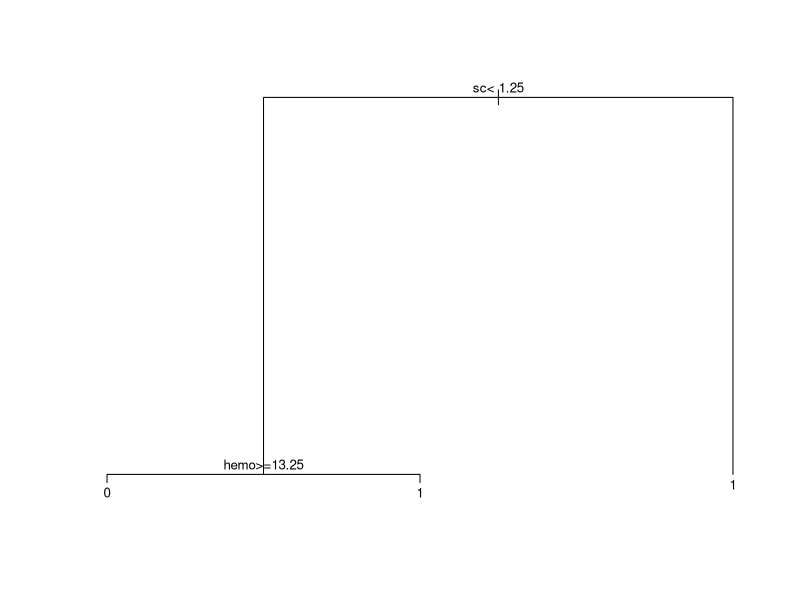
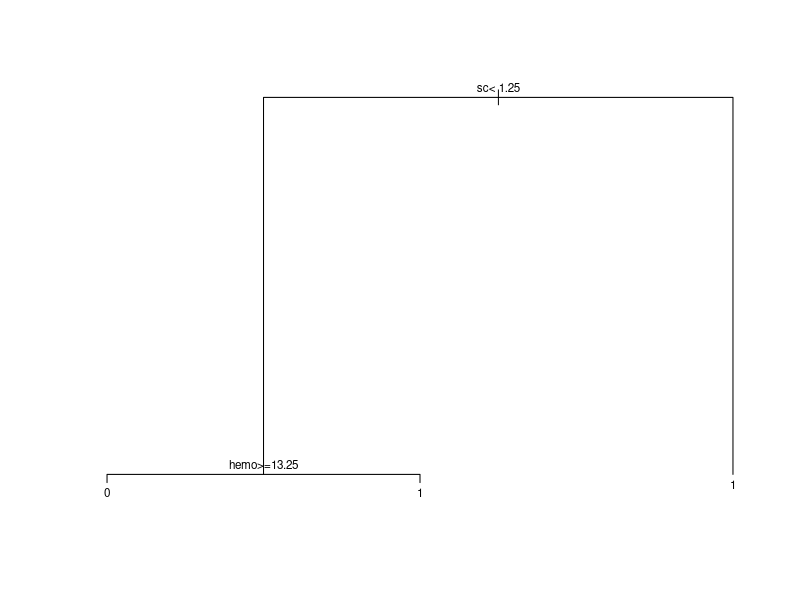
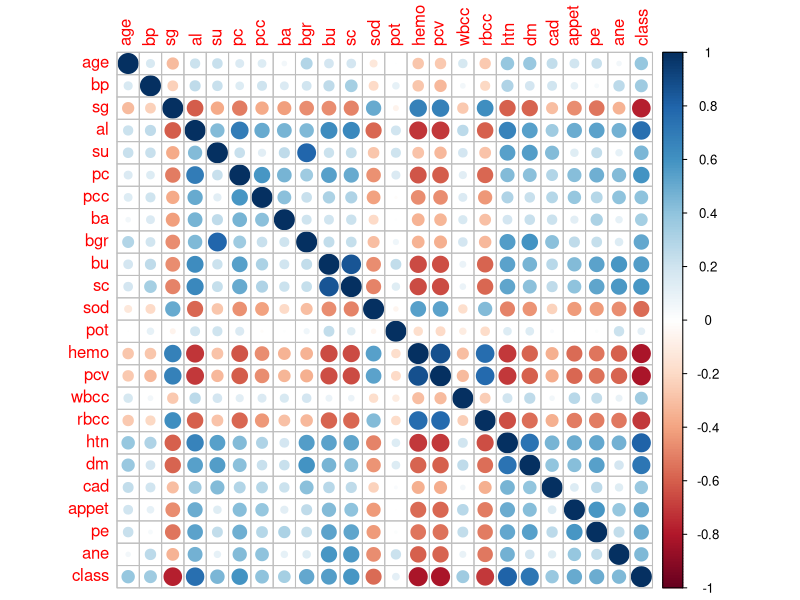
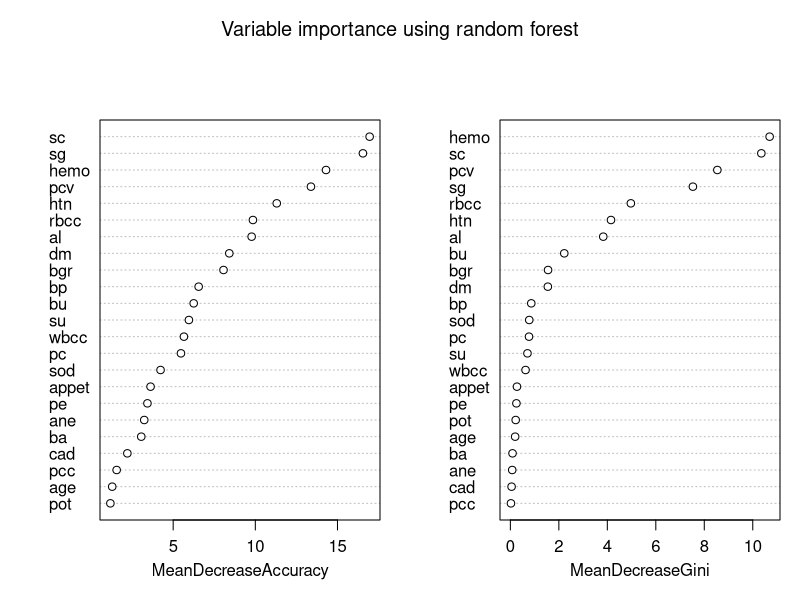

R code for these plots, in order:
setwd('/Users/margauxzaffran/Documents/ENSTA/3A/SOD322/ClassificationAssociative')

precision <- function(y_true, y_pred, class){
  VP <- sum(y_pred[y_true == class] == class)
  FP <- sum(y_pred[y_true != class] == class)
  return(VP / (VP+FP))
}

recall <- function(y_true, y_pred, class){
  VP <- sum(y_pred[y_true == class] == class)
  FN <- sum(y_pred[y_true == class] != class)
  return(VP / (VP+FN))
}

library('tidyverse')

data <- read_csv('data/kidney.csv')
summary(data)

# pc abnormal = 1
data$pc[data$pc == "abnormal"] = 1
data$pc[data$pc == "normal"] = 0
data$pc <- as.numeric(as.character(data$pc))
# pcc, ba present = 1 
data$pcc[data$pcc == "present"] = 1
data$pcc[data$pcc == "notpresent"] = 0
data$pcc <- as.numeric(as.character(data$pcc))
data$ba[data$ba == "present"] = 1
data$ba[data$ba == "notpresent"] = 0
data$ba <- as.numeric(as.character(data$ba))
# htn, dm, cad, pe, ane yes = 1
data$htn[data$htn == "yes"] = 1
data$htn[data$htn == "no"] = 0
data$htn <- as.numeric(as.character(data$htn))
data$dm[data$dm == "yes"] = 1
data$dm[data$dm == "no"] = 0
data$dm <- as.numeric(as.character(data$dm))
data$cad[data$cad == "yes"] = 1
data$cad[data$cad == "no"] = 0
data$cad <- as.numeric(as.character(data$cad))
data$pe[data$pe == "yes"] = 1
data$pe[data$pe == "no"] = 0
data$pe <- as.numeric(as.character(data$pe))
data$ane[data$ane == "yes"] = 1
data$ane[data$ane == "no"] = 0
data$ane <- as.numeric(as.character(data$ane))
# appet good = 0
data$appet[data$appet == "good"] = 0
data$appet[data$appet == "poor"] = 1
data$appet <- as.numeric(as.character(data$appet))
# class ckd = 1
data$class[data$class == "ckd"] = 1
data$class[data$class == "notckd"] = 0
data$class <- as.numeric(as.character(data$class))

library(rpart)

# Création des échantillons de d'apprentissage et de test

test = sample(1:length(data$class),63)
train = -test
train = data[train,]
test = data[test,]

# Arbre maximal

init_tree = rpart(class ~ ., data = train, method = "class")
plot(init_tree)
text(init_tree,cex=.8)
print(init_tree)

max_tree = rpart(class ~ ., data = train, method = "class", control = rpart.control(cp = 0))
plot(max_tree)
text(max_tree,cex=.7)
print(max_tree)

class_train = predict(max_tree,type = "class")
class_test = predict(max_tree, newdata = test, type = "class")

precision(train$class, class_train, 0)
recall(train$class, class_train, 0)

precision(train$class, class_train, 1)
recall(train$class, class_train, 1)

precision(test$class, class_test, 0)
recall(test$class, class_test, 0)

precision(test$class, class_test, 1)
recall(test$class, class_test, 1)

# Analyse descriptive

library(corrplot)

corrplot(cor(data), method="circle")

library(randomForest)

data$class = as.factor(data$class)
train$class = as.factor(train$class)
test$class = as.factor(test$class)

rf = randomForest(class ~ ., data = train, importance = TRUE)
class_train_rf = predict(rf, type = "class")
class_test_rf = predict(rf, newdata = test, type = "class")

precision(train$class, class_train_rf, 0)
recall(train$class, class_train_rf, 0)

precision(train$class, class_train_rf, 1)
recall(train$class, class_train_rf, 1)

precision(test$class, class_test_rf, 0)
recall(test$class, class_test_rf, 0)

precision(test$class, class_test_rf, 1)
recall(test$class, class_test_rf, 1)

varImpPlot(rf, main="Variable importance using random forest")
rf$importance

